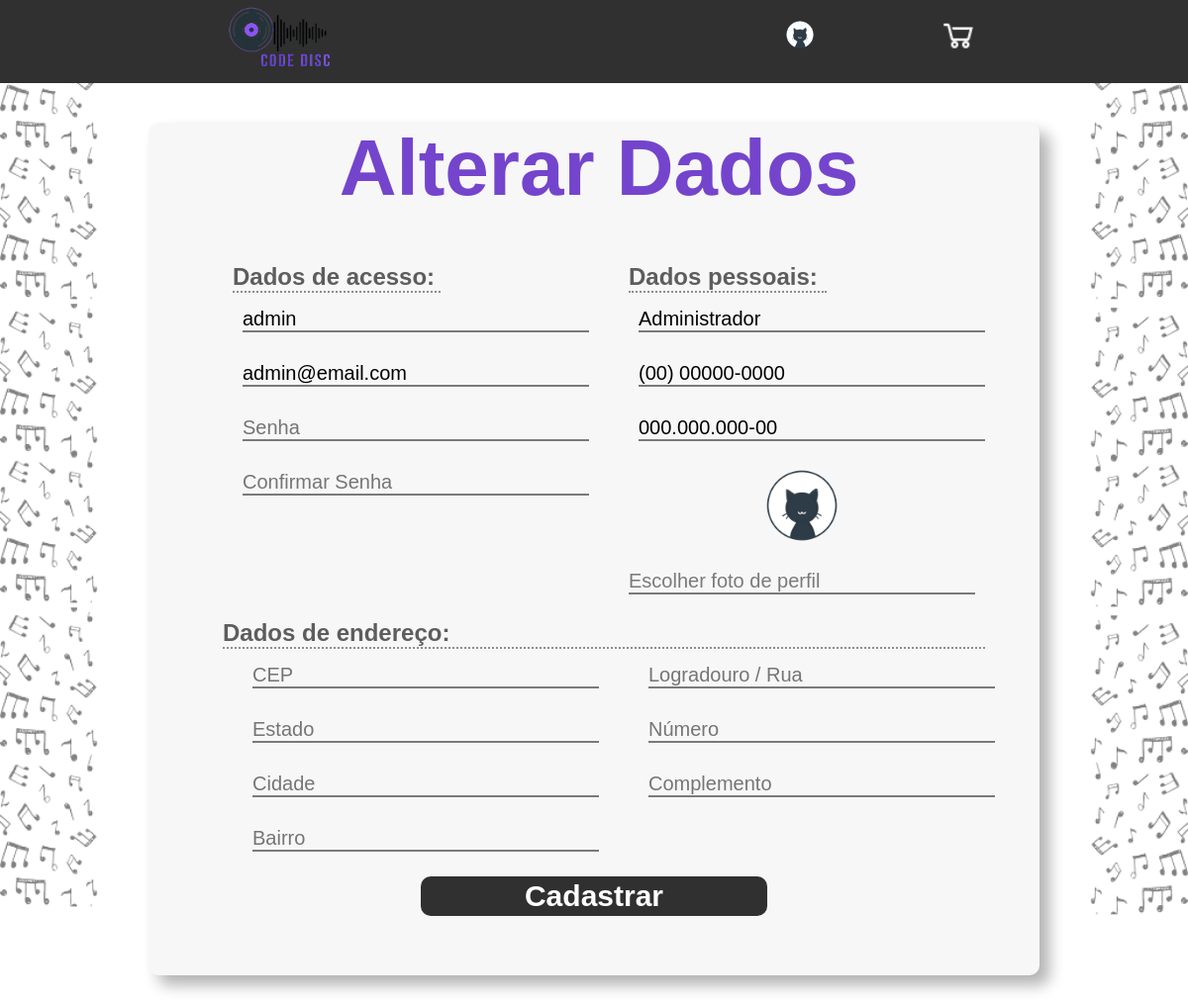
/html/login_cadastro/perfil/alterar_dados.php (signed in), run on the app's committed database.
### tables this page shows
CREATE TABLE Usuario (
    id_usuario INT AUTO_INCREMENT PRIMARY KEY,  
    nome_completo VARCHAR(100) NOT NULL,        
    email VARCHAR(100) UNIQUE NOT NULL,         
    cpf VARCHAR(14) UNIQUE NOT NULL,            
    telefone VARCHAR(15) NOT NULL,              
    login VARCHAR(50) UNIQUE NOT NULL,          
    senha VARCHAR(255) NOT NULL,                
    tipo ENUM('admin', 'cliente') NOT NULL      
);

### html/login_cadastro/perfil/alterar_dados.php (the view, shortened to what this page needs)
<?php
include "../../login_cadastro/conexao.php";
$id_usuario = $_SESSION["id_usuario"];
$res = $conn->query("SELECT * FROM Usuario WHERE id_usuario = $id_usuario");
$usuarioLogado = $res->fetch_assoc();
$stmt = $conn->prepare("SELECT * FROM Usuario WHERE id_usuario = ?");
$stmt->bind_param("i", $id_usuario);
$stmt->execute();
$result = $stmt->get_result();
$usuario = $result->fetch_assoc();
$foto = $usuario['foto_perfil'];
$foto_cliente = "../../../img/php_cliente/uploads/" . basename($foto);
if (!empty($foto) && file_exists($foto_cliente)) {
    $foto_perfil = $foto_cliente;
} elseif (!empty($foto) && file_exists($foto_cliente)) {
    $foto_perfil = $foto_cliente;
} else {
    $foto_perfil = "../php_cliente/uploads/default.png";
}
?>
<!DOCTYPE html>
<html lang="pt-br">
<head>
    <link rel="stylesheet" href="../../../css/alterar/alterar.css">
    <link rel="stylesheet" href="../../../css/cabeçalhos/cabeçalho_com_login_sem_menu.css">
</head>
<body>
    <header>
        <div id="parte_de_cima_cab">
              <a href="#" id="logo"><img src="../../../img/cabeçario/logo.png" alt="Logo" id="img_logo"></a>
            <div id="login_carrinho">
                          <?php
if (!empty($usuarioLogado['foto_perfil'])):
    if ($usuarioLogado['tipo'] === 'admin') {
        $linkPerfil = "adm.php";
    } else {
        $linkPerfil = "user.php";
    }
?>
    <a href="<?php echo $linkPerfil; ?>">
        <img src="../../../img/php_cliente//<?php echo htmlspecialchars($usuarioLogado['foto_perfil']); ?>" id="Perfil" alt="Perfil">
    </a>
<?php else:
    if ($usuarioLogado['tipo'] === 'admin') {
        $linkPerfil = "adm.php";
    } else {
        $linkPerfil = "user.php";
    }
?>
    <a href="<?php echo $linkPerfil; ?>">
        <img src="../../../img/php_cliente//uploads/default.png" alt="Perfil padrão" id="Perfil">
    </a>
<?php endif; ?>
                <a href="#"><img src="../../../img/cabeçario/icone_carrinho.png" alt="Carrinho" id="Carrinho"></a>
            </div>
        </div>
    </header>
    <main>
        <section id="alterar">
            <h1 id="titulo">Alterar Dados</h1>
            <form action="admin_editar_usuario_salvar.php?id=<?php echo $id_usuario; ?>" method="post" enctype="multipart/form-data">
                <div id="inputs">
                    <div id="cima">
                        <div class="separacao">
                            <h1 class="subtitulo" id="acesso">Dados de acesso:</h1>
                            <input type="text" placeholder="Usuario" class="input" name="login" value="<?php echo $usuario['login']; ?>" required>
                            <input type="email" placeholder="E-mail" class="input" name="email" value="<?php echo $usuario['email']; ?>" required>
                            <input type="text" placeholder="Senha" maxlength="20" class="input"  name="senha">
                            <input type="text" placeholder="Confirmar Senha" maxlength="20" class="input" name="confirmar_senha">
                        </div>
                        <div class="separacao" id="direita">
                            <h1 class="subtitulo" id="pessoais">Dados pessoais:</h1>
                            <input type="text" placeholder="Nome Completo" class="input"  name="nome_completo" value="<?php echo $usuario['nome_completo']; ?>" required>
                            <input type="text" id="telefone" placeholder="Telefone" maxlength="15" name="telefone" value="<?php echo $usuario['telefone']; ?>" required class="input">
                            <input type="text" id="cpf" placeholder="CPF" maxlength="14" class="input cpf" name="cpf" value="<?php echo $usuario['cpf']; ?>" required>
                            <div class="foto">
                                <img src="../../img//<?= $foto_perfil ?>" alt="Foto de perfil" id="foto_perfil">
                                <label for="upload" class="input" id="add_perfil_img">Escolher foto de perfil</label>
                            </div>
                            </div>
                            <div id="baixo">
                                <h1 class="subtitulo" id="endereco">Dados de endereço:</h1>
                                <div id="lado">
                                    <div class="separacao2">
                                        <input type="text"  id="cep" placeholder="CEP" maxlength="9" class="input_baixo cep"  name="cep" value="<?php echo $usuario['cep']; ?>">
                                        <input type="text" placeholder="Estado" class="input_baixo" name="estado" value="<?php echo $usuario['estado']; ?>">
                                        <input type="text" placeholder="Cidade" class="input_baixo" name="cidade" value="<?php echo $usuario['cidade']; ?>">
                                        <input type="text" placeholder="Bairro" class="input_baixo "  name="bairro" value="<?php echo $usuario['bairro']; ?>">
                                    </div>
                                    <div class="separacao2" id="direita_baixo">
                                        <input type="text" placeholder="Logradouro / Rua" class="input_baixo" name="logradouro" value="<?php echo $usuario['logradouro']; ?>">
                                        <input type="text" placeholder="Número" class="input_baixo num" id="numero" name="numero" value="<?php echo $usuario['numero']; ?>">
                                        <input type="text" placeholder="Complemento" class="input_baixo" name="complemento" value="<?php echo $usuario['complemento']; ?>">
                                    </div>
                                </div>
                            </div>
                        <button id="button" type="submit">Cadastrar</button>
                    </div>
                </div>
            </form>
        </section>
    </main>
    <div id="imgs_direita">
        <div class="cortar"><img src="../../../img/alterar_dados/img_cantos.png" alt="notas musicais" class="img_direita"></div>
        <div class="cortar"><img src="../../../img/alterar_dados/img_cantos.png" alt="notas musicais" class="img_direita"></div>
        <div class="cortar"><img src="../../../img/alterar_dados/img_cantos.png" alt="notas musicais" class="img_direita"></div>
    </div>
    <div id="imgs_esquerda">
        <img src="../../../img/alterar_dados/img_cantos.png" alt="notas musicais" class="img_esquerda">
        <img src="../../../img/alterar_dados/img_cantos.png" alt="notas musicais" class="img_esquerda">
        <img src="../../../img/alterar_dados/img_cantos.png" alt="notas musicais" class="img_esquerda">
    </div>
</body>
</html>

### css/alterar/alterar.css (style rules this page uses)
* { padding: 0px; margin: 0px; font-family: Arial, Helvetica, sans-serif; }
:root { --cinza-1: #303030; --cinza-2: #5d5d5d; --cinza-3: #6d6d6d; --cinza-4: #7b7a7a; --cinza-5: #888888; --cinza-6: #949494; --cinza-7: #abaaaa; --branco: rgb(255, 255, 255); --roxo: rgb(116, 69, 204); }
body { overflow-x: hidden; }
main { display: flex; justify-content: center; }
#alterar { background-color: rgb(247, 247, 247); border-radius: 10px; box-shadow: 10px 10px 15px rgba(0, 0, 0, 0.3); width: 900px; height: auto; margin-top: 40px; display: flex; flex-direction: column; align-items: center; width: 90%; max-width: 900px; margin-bottom: 50px; }
#titulo { color: var(--roxo); font-size: 80px; margin-left: 10px; text-align: center; }
#cima { display: flex; flex-wrap: wrap; justify-content: center; }
#baixo { margin-top: 10px; margin-left: 20px; }
#lado { display: flex; flex-wrap: wrap; justify-content: center; }
.separacao, .separacao2 { display: flex; flex-direction: column; width: 350px; margin-left: 20px; }
#direita, #direita_baixo { margin-left: 50px; }
.subtitulo { color: var(--cinza-2); border-bottom: 2px dotted rgb(142, 142, 142); }
#acesso { width: 210px; }
#pessoais { width: 200px; }
#foto_perfil { width: 100px; border-radius: 50px; }
.foto { display: flex; flex-direction: column; align-items: center; }
#inputs { margin: 50px 30px; }
.input, .input_baixo { background-color: transparent; margin: 15px 10px; border: none; border-bottom: 2px solid var(--cinza-4); font-size: 20px; width: 100%; max-width: 350px; }
#add_perfil_img { display: inline-block; cursor: pointer; color: var(--cinza-4); }
#button { width: 100%; max-width: 350px; height: 40px; border-radius: 10px; border: none; margin: 10px; color: var(--branco); background-color: var(--cinza-1); font-size: 30px; font-weight: bold; }
#imgs_direita { display: flex; align-items: flex-end; flex-direction: column; position: fixed; bottom: 0; right: 0; z-index: -1; width: 100%; height: 100%; }
#imgs_esquerda { display: flex; flex-direction: column; position: fixed; bottom: 0; left: 0; z-index: -1; width: 100%; height: 100%; }
.img_direita { width: 300px; margin-right: -200px; }
.img_esquerda { width: 300px; margin-left: -200px; transform: scaleX(-1); }
.img_direita, .img_esquerda { max-width: 300px; opacity: 0.5; }

### css/cabeçalhos/cabeçalho_com_login_sem_menu.css (style rules this page uses)
* { padding: 0px; margin: 0px; box-sizing: border-box; font-family: Arial, Helvetica, sans-serif; }
:root { --cinza-1: #303030; --cinza-2: #5d5d5d; --cinza-3: #6d6d6d; --cinza-4: #7b7a7a; --cinza-5: #888888; --cinza-6: #949494; --cinza-7: #abaaaa; --branco: #ffffff; }
header { background-color: var(--cinza-1); }
#parte_de_cima_cab { display: flex; justify-content: space-around; }
#logo, #barra_pesquisa, #login_carrinho { margin-top: 15px; margin-bottom: 10px; }
#logo { margin-top: 0px; }
#img_logo { width: 150px; }
#login_carrinho { display: flex; justify-content: space-between; width: 200px; height: 40px; }
#Carrinho, #Perfil { height: 40px; }
#Perfil { border-radius: 50px; }

### data on the page
usuario: login "admin", email "admin@email.com", nome_completo "Administrador", telefone "(00) 00000-0000", cpf "000.000.000-00"
